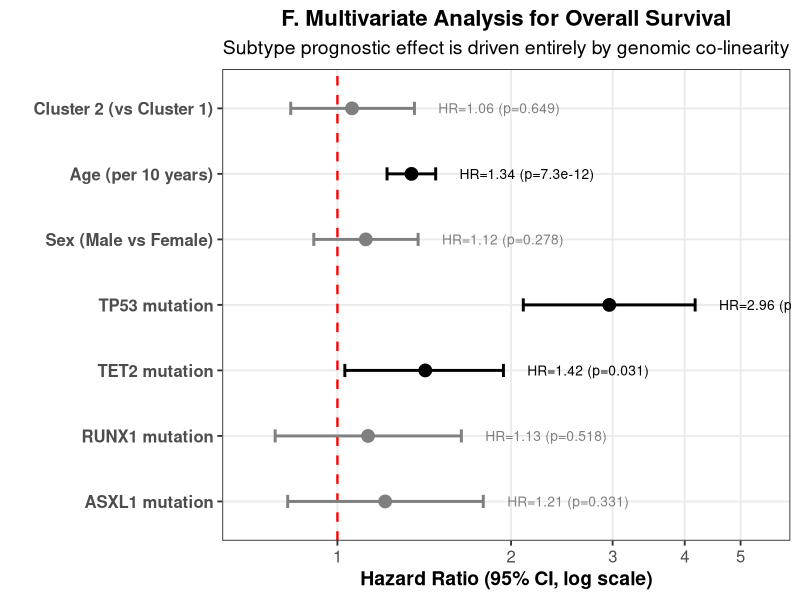
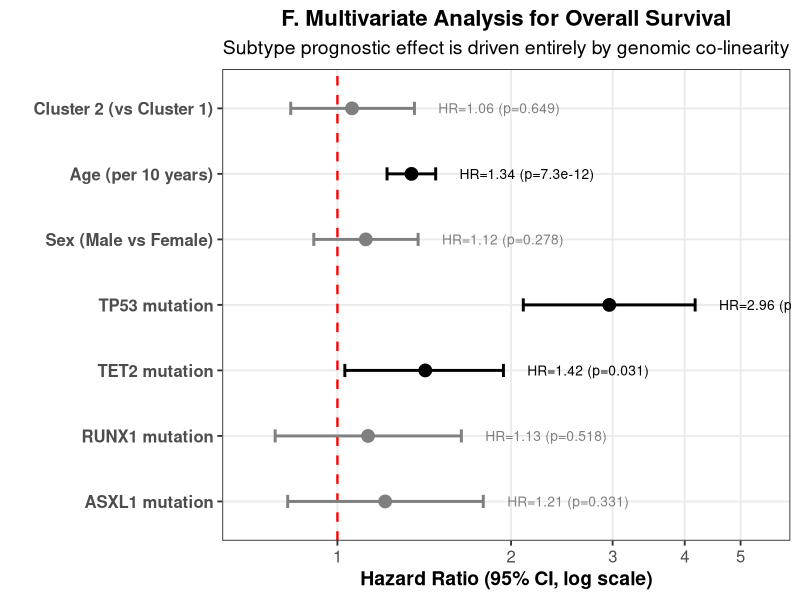

Here is the R script that generated these plots, in order:
# R script to generate High-Fidelity Multivariate Forest Plot
setwd("d:/Proj_AML")
library(tidyverse)
library(ggplot2)

cat("=== GENERATING MULTIVARIATE FOREST PLOT ===\n")

# Data from Table 2 (Multivariate Cox Regression)
df <- data.frame(
  Variable = c("Cluster 2 (vs Cluster 1)", "Age (per 10 years)", "Sex (Male vs Female)",
               "TP53 mutation", "TET2 mutation", "RUNX1 mutation", "ASXL1 mutation"),
  HR = c(1.06, 1.03^10, 1.12, 2.96, 1.42, 1.13, 1.21),
  Lower = c(0.83, 1.02^10, 0.91, 2.10, 1.03, 0.78, 0.82),
  Upper = c(1.36, 1.04^10, 1.38, 4.17, 1.94, 1.64, 1.79),
  P_Value = c("0.649", "7.3e-12", "0.278", "5.6e-10", "0.031", "0.518", "0.331"),
  Significant = c("No", "Yes", "No", "Yes", "Yes", "No", "No")
)

# Convert Age (per year) to Age (per 10 years) for better visualization scale
# HR for 10 years = 1.03^10 = 1.34, CI: 1.02^10 - 1.04^10

# Order variables (Cluster 2 at the top, followed by clinical, then mutations)
df$Variable <- factor(df$Variable, levels = rev(c(
  "Cluster 2 (vs Cluster 1)",
  "Age (per 10 years)",
  "Sex (Male vs Female)",
  "TP53 mutation",
  "TET2 mutation",
  "RUNX1 mutation",
  "ASXL1 mutation"
)))

# Shared theme to match Panel A-E
theme_hf <- theme_bw(base_size = 14) +
  theme(
    plot.title    = element_text(face = "bold", size = 16, hjust = 0.5, color = "black"),
    plot.subtitle = element_text(size = 14, hjust = 0.5, color = "black"),
    axis.title    = element_text(size = 14, face = "bold"),
    axis.text.x   = element_text(size = 12),
    axis.text.y   = element_text(size = 12, face = "bold"),
    legend.position = "none",
    panel.grid.minor = element_blank()
  )

p <- ggplot(df, aes(x = HR, y = Variable, color = Significant)) +
  geom_vline(xintercept = 1, linetype = "dashed", color = "red", linewidth = 0.8) +
  geom_errorbarh(aes(xmin = Lower, xmax = Upper), height = 0.2, linewidth = 1) +
  geom_point(size = 4) +
  scale_color_manual(values = c("No" = "gray50", "Yes" = "black")) +
  scale_x_log10(breaks = c(0.5, 1, 2, 3, 4, 5), limits = c(0.7, 5.5)) +
  geom_text(aes(label = paste0("HR=", sprintf("%.2f", HR), " (p=", P_Value, ")"), 
                x = Upper * 1.1), hjust = 0, size = 3.5, fontface = "plain", show.legend = FALSE) +
  labs(title = "F. Multivariate Analysis for Overall Survival",
       subtitle = "Subtype prognostic effect is driven entirely by genomic co-linearity",
       x = "Hazard Ratio (95% CI, log scale)", y = "") +
  theme_hf +
  expand_limits(x = 6.5)

dir.create("05_Submission/Submission_Hub/03_Supplementary_Figures", showWarnings = FALSE, recursive = TRUE)

pdf("05_Submission/Submission_Hub/03_Supplementary_Figures/FigureS12.pdf", width = 10, height = 4)
print(p)
dev.off()

png("05_Submission/Submission_Hub/03_Supplementary_Figures/FigureS12.png", width = 1500, height = 600, res = 150)
print(p)
dev.off()

cat("✓ Multivariate Forest Plot generated successfully.\n")
